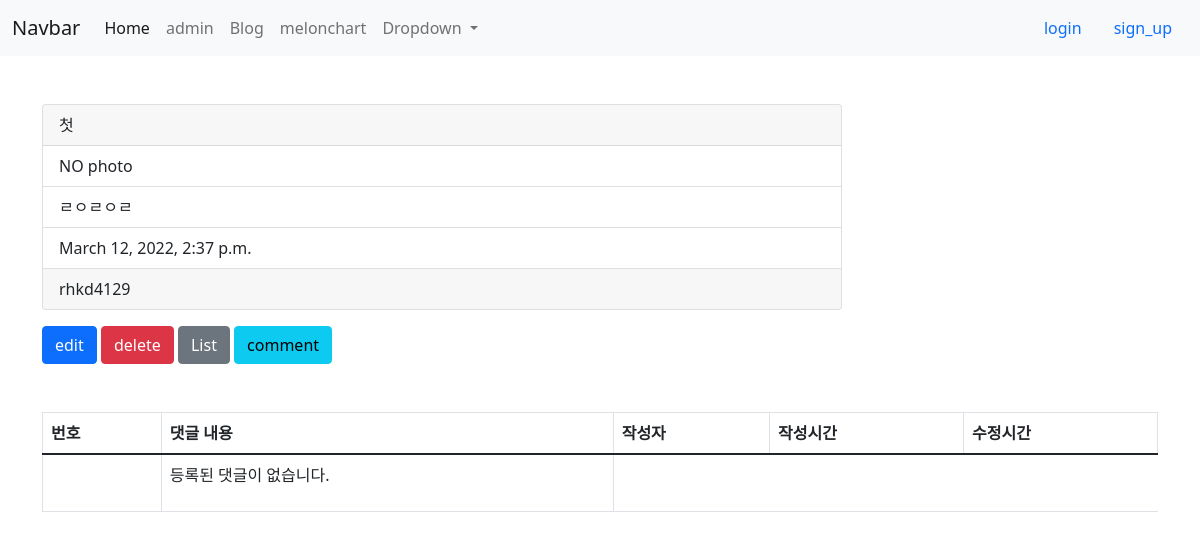
Page /blog/1/ on the committed database.
### blog/models.py (models this page shows, shortened)
class Post(models.Model):
    class GenderChices(models.TextChoices):
        MALE = "M","Male"   #DB에저장되는 값 ,실제 사용할 값
        FEMALE = "F","Female"
    author = models.ForeignKey(settings.AUTH_USER_MODEL,on_delete=models.CASCADE) # 추천!
    title = models.CharField(max_length=20)
    photo = models.ImageField(blank = True, upload_to = 'blog/post/%Y/%m/%d')
    content = models.TextField()
    gender = models.CharField(max_length=1,blank=True,choices=GenderChices.choices)#,default=GenderChices.MALE
    is_public = models.BooleanField(default = False,verbose_name= '공개여부')
    created_at = models.DateTimeField(auto_now_add=True)
    updated_at = models.DateTimeField(auto_now=True)

### accounts/models.py (models this page shows)
class User(AbstractUser):
    phone_number = models.CharField(blank =True ,default='' ,max_length=12)

### blog/views/post_views.py (the view)
# urls.py: path('<int:post_pk>/',post_views.blog_detail ,name='post_detail'),
def blog_detail(request,post_pk):
    post = get_object_or_404(Post,id = post_pk)#id로써도되고pk로써도된다? ,,.?
    comments = Comment.objects.filter(post_id = post_pk)
    return render(request,'blog/blog_detail.html',{'post':post,'comments':comments})

### blog/templates/blog/blog_detail.html (shortened to what this page needs)
{% extends 'blog/layout.html' %}
{% block content %}
    <div class="card mt-5" style="width: 50rem;">
        <div class="card-header">
            {{ post.title }}
        </div>
        <ul class="list-group list-group-flush">
          <li class="list-group-item">
                {% if post.photo %}
                        photo
                        <img src="{{ post.photo.url }}" alt="" style="width:100px;"/>
                {% else %}
                        NO photo
                {% endif %}
            </li>
          <li class="list-group-item">{{ post.content }}</li>
          <li class="list-group-item">{{ post.created_at  }}</li>
        </ul>
        <div class="card-footer">
          {{post.author}}
        </div>
      </div>
      <a href="{% url 'blog:blog_edit' post.pk %}"><div class="btn btn-primary mt-3">edit</div></a>
      <a href="{% url 'blog:blog_delete' post.pk %}"><div class="btn btn-danger mt-3">delete</div></a>
      <a href="{% url 'blog:post_list'  %}"><div class="btn btn-secondary mt-3">List</div></a>
      <a href="{% url 'blog:comment_create' post.pk %}"><div class="btn btn-info mt-3">comment</div></a>
      <table class="table table-bordered table-hover mt-5">
        <thead>
          <tr>
            <th scope="col">번호</th>
            <th scope="col">댓글 내용</th>
            <th scope="col">작성자</th>
            <th scope="col">작성시간</th>
            <th scope="col">수정시간</th>
          </tr>
        </thead>
        <tbody>
          {% if comments %}
            {% for comment in comments %}
                <td>{{comment.pk}}</td>
                <td>{{comment.message}}</td>
                <td>{{comment.author}}</td>
                <td>{{comment.created_at|date:'Y년 m월 d일 G시 i분' }}</td>
                <td>
                  {{comment.updated_at|date:'Y년 m월 d일 G시 i분' }}
                  <a href="{% url 'blog:comment_edit' comment.pk %}"><div class="btn btn-primary">수정</div></a>
                  <a href="{% url 'blog:comment_delete' comment.pk %}">{% include "blog/comment_modal.html" with a_label="삭제"%}</a>
                </td>
              </tr>
              {% endfor %}
          {% else %}
          <tr>
            <td></td>
            <td> <p>등록된 댓글이 없습니다.</p></td>
          </tr>
          {% endif %}
      </tbody>
    </table>
{% endblock content %}

### rows in the picture
Post: title "첫", content "ㄹㅇㄹㅇㄹ", created_at "March 12, 2022, 2:37 p.m.", author "rhkd4129"
